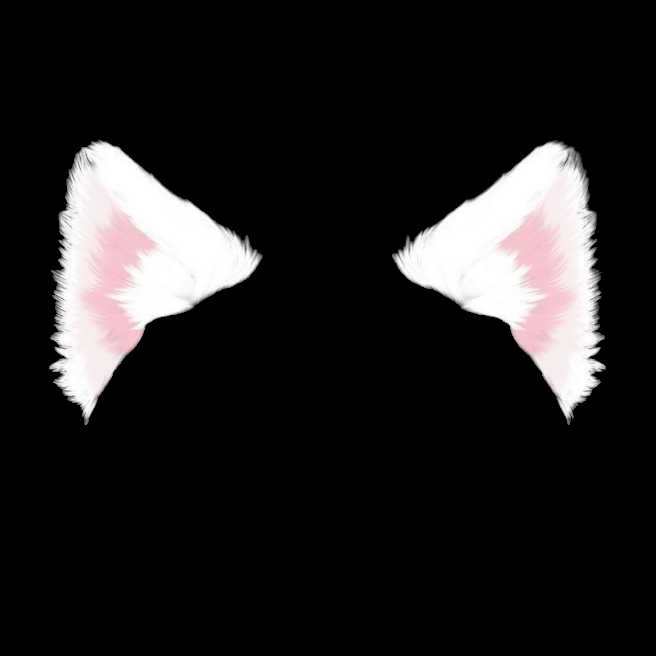
#> input picture assets/stickers/cat_ears.png, 656 x 656 px; its folder holds 6 pictures in this run
$ python filters.py
#> lines starting #> are read from the running program, lines starting #| are printed output that depends on the picture; after the words box and inside, x2 and y2 are one past the last pixel; in counts of white or black regions, pixels touching at a corner belong together
"""Filter vui AR: Tai mèo anime + Má hồng (brush), Tai thỏ, Vương miện 3D, Kính râm 3D, Nơ hồng, Mũ...
Nạp từ file PNG trong suốt tại assets/stickers/
Hỗ trợ:
- Nhiều layer cùng lúc (ví dụ vừa tai mèo vừa má hồng).
- Tự động xoay sticker theo góc nghiêng của đầu (khi nghiêng đầu sang trái hoặc phải).
- Sử dụng mô hình Deep CNN YuNet (OpenCV FaceDetectorYN) với 5 điểm landmark cực nhạy và mượt mà.
"""
import os
import cv2
import numpy as np

BASE_DIR = os.path.dirname(os.path.abspath(__file__))
STICKERS_DIR = os.path.join(BASE_DIR, "assets", "stickers")

def _load(filename):
#> called with filename = 'cat_ears.png'
    p = os.path.join(STICKERS_DIR, filename)
    if not os.path.exists(p):
        return None
    img = cv2.imread(p, cv2.IMREAD_UNCHANGED)
#> img is the input picture: shape (656, 656, 4); mean B, G, R, A 32.1, 31.9, 33.2, 33.9
#> call 2 of _load, with filename = 'brush.png'
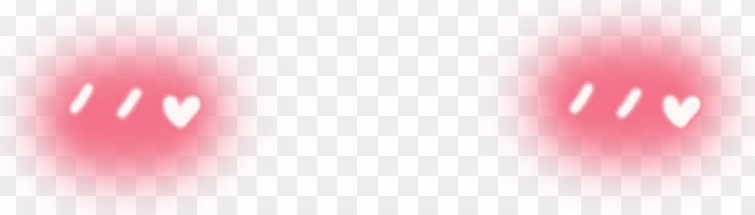
#> input picture assets/stickers/brush.png, 755 x 215 px
#> in _load, img is the input picture: shape (215, 755, 4); mean B, G, R, A 221.3, 216.2, 245, 65.7
#> call 3 of _load, with filename = 'bunny_ears.png'
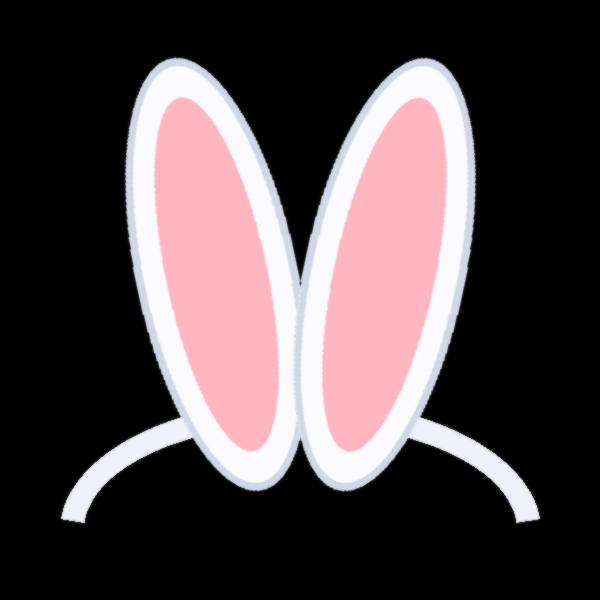
#> input picture assets/stickers/bunny_ears.png, 600 x 600 px
#> in _load, img is the input picture: shape (600, 600, 4); mean B, G, R, A 72.1, 69.1, 80.5, 82.8
#> call 4 of _load, with filename = 'crown.png'
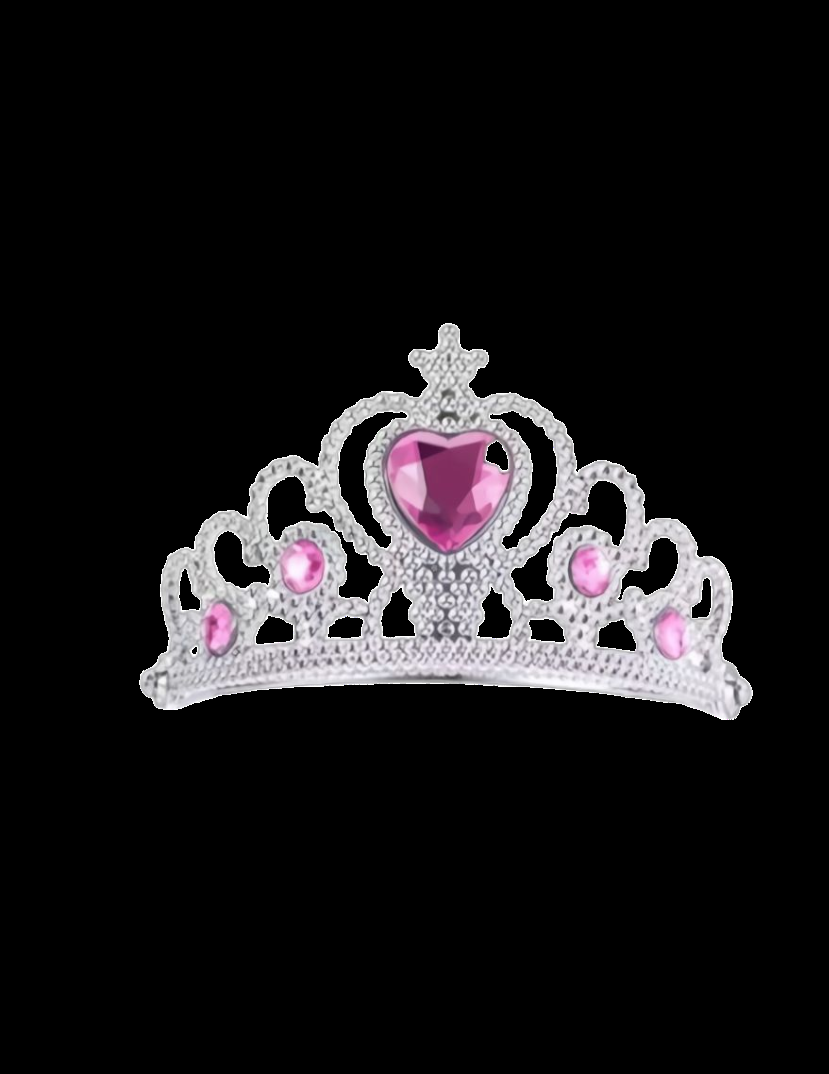
#> input picture assets/stickers/crown.png, 829 x 1074 px
#> in _load, img is the input picture: shape (1074, 829, 4); mean B, G, R, A 25.4, 24, 25.6, 30.2
    if img is None:
        return None
    if img.ndim == 3 and img.shape[2] == 4:
        return img
    if img.ndim == 3 and img.shape[2] == 3:
        # Tự động tách nền nếu ảnh 3 kênh có nền trắng / ca rô
        corner = img[0, 0]
        if corner[0] > 220 and corner[1] > 220 and corner[2] > 220:
            gray = cv2.cvtColor(img, cv2.COLOR_BGR2GRAY)
            alpha = np.clip((245 - gray.astype(np.float32)) * 4.0, 0, 255).astype(np.uint8)
            return np.dstack([img, alpha])
    return None

def _crop(img):
    """Cắt bỏ phần viền trong suốt thừa (alpha = 0) quanh hình sticker."""
    if img is None or img.ndim != 3 or img.shape[2] != 4:
        return img
    pts = cv2.findNonZero(img[:, :, 3])
#> pts = contour of 115168 points, box (x1, y1, x2, y2) (139, 323, 753, 720), area 54402
    if pts is None:
        return img
    cx, cy, cw, ch = cv2.boundingRect(pts)
#> cx = 139; cy = 323; cw = 614; ch = 397
    return img[cy:cy+ch, cx:cx+cw]
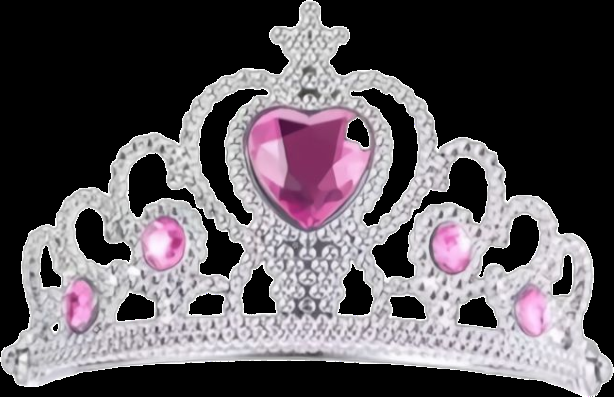
#> returned value: shape (397, 614, 4); mean of channels 0, 1, 2, 3 92.8, 87.6, 93.5, 110.3; drawn as B, G, R

# Cấu trúc mỗi filter: list các tuple layer [ (sprite_img, width_ratio, y_offset, anchor), ... ]
# anchor: "top" (đáy sprite khớp toạ độ tựa) | "eyes"/"cheeks"/"center" (căn giữa tâm sprite)
SPRITES = {}

cat_img = _load("cat_ears.png")
brush_img = _load("brush.png")

if cat_img is not None:
    cat_layers = [(cat_img, 1.4, 0.5, "top")]
    if brush_img is not None:
        # Xuất hiện cùng lúc tai mèo + má hồng brush!
        cat_layers.append((brush_img, 0.90, 0.5, "cheeks"))
    SPRITES["cat"] = cat_layers

bunny_img = _load("bunny_ears.png")
if bunny_img is not None:
    SPRITES["bunny"] = [(bunny_img, 1.30, 0.07, "top")]

crown_img = _crop(_load("crown.png"))
if crown_img is not None:
    SPRITES["crown"] = [(crown_img, 1, 0.05, "top")]

glasses_img = _load("glasses.png")
if glasses_img is None:
    glasses_img = _load("sunglasses.png")
if glasses_img is not None:
    SPRITES["glasses"] = [(glasses_img, 1.2, 0.50, "eyes")]

ribbon_img = _load("ribbon.png")
if ribbon_img is not None:
    # Nơ cài bên tóc trái: off_x=0.80 (khi lật gương sẽ nằm bên trái), off_y=0.00, kích thước 0.52 vừa vặn
    SPRITES["ribbon"] = [(ribbon_img, 0.8, -0.02, "center", 0.80)]

heart_img = _crop(_load("heart_glasses.png"))
if heart_img is not None:
    SPRITES["heart"] = [(heart_img, 1.10, 0.42, "eyes")]

party_img = _crop(_load("party.png"))
if party_img is not None:
    SPRITES["party"] = [(party_img, 0.75, 0.08, "top")]

hat_img = _crop(_load("top_hat.png"))
if hat_img is not None:
    SPRITES["hat"] = [(hat_img, 0.95, 0.08, "top")]

angry_img = _crop(_load("angry.png"))
if angry_img is not None:
    SPRITES["angry"] = [(angry_img, 0.40, 0.20, "top")]

if brush_img is not None:
    SPRITES["brush"] = [(brush_img, 0.90, 0.60, "cheeks")]

# --- CÁC FILTER KẾT HỢP (COMBOS SÁNG TẠO) ---
# 1. Công chúa: Vương miện + Đôi má ửng hồng
if crown_img is not None:
    p_layers = [(crown_img, 1, 0.05, "top")]
    if brush_img is not None:
        p_layers.append((brush_img, 0.90, 0.60, "cheeks"))
    SPRITES["princess"] = p_layers

# 2. Mèo ngầu: Tai mèo anime + Kính râm đen cực chất
if cat_img is not None and glasses_img is not None:
    SPRITES["cool_cat"] = [
        (cat_img, 1.4, 0.5, "top"),
        (glasses_img, 1.15, 0.50, "eyes")
    ]

# 3. Thỏ đáng yêu: Tai thỏ + Má hồng
if bunny_img is not None:
    b_layers = [(bunny_img, 1.30, 0.07, "top")]
    if brush_img is not None:
        b_layers.append((brush_img, 0.90, 0.60, "cheeks"))
    SPRITES["bunny_cute"] = b_layers

# 4. Tình yêu / Valentine: Kính trái tim + Má hồng + Nơ hồng tóc
love_layers = []
if heart_img is not None:
    love_layers.append((heart_img, 1.10, 0.42, "eyes"))
if brush_img is not None:
    love_layers.append((brush_img, 0.85, 0.60, "cheeks"))
if ribbon_img is not None:
    love_layers.append((ribbon_img, 0.75, -0.02, "center", 0.80))
if love_layers:
    SPRITES["love"] = love_layers

# 5. Quý ông / Ảo thuật gia: Mũ quý tộc + Kính râm đen
if hat_img is not None and glasses_img is not None:
    SPRITES["gentleman"] = [
        (hat_img, 0.95, 0.08, "top"),
        (glasses_img, 1.15, 0.50, "eyes")
    ]

# 6. Tiệc vui: Mũ sinh nhật + Kính trái tim
if party_img is not None:
    party_layers = [(party_img, 0.75, 0.08, "top")]
    if heart_img is not None:
        party_layers.append((heart_img, 1.10, 0.42, "eyes"))
    elif glasses_img is not None:
        party_layers.append((glasses_img, 1.15, 0.50, "eyes"))
    SPRITES["party_combo"] = party_layers


# [110 lines left out: functions crop43, _rotate_sprite, _overlay, apply, not called in this run]


class FaceTracker:
    """Nhận diện mặt & mắt (tính góc nghiêng đầu) bằng YuNet Deep CNN và Haar cascade fallback."""

    # [114 lines left out: functions __init__, detect_all, detect, update, get, not called in this run]
